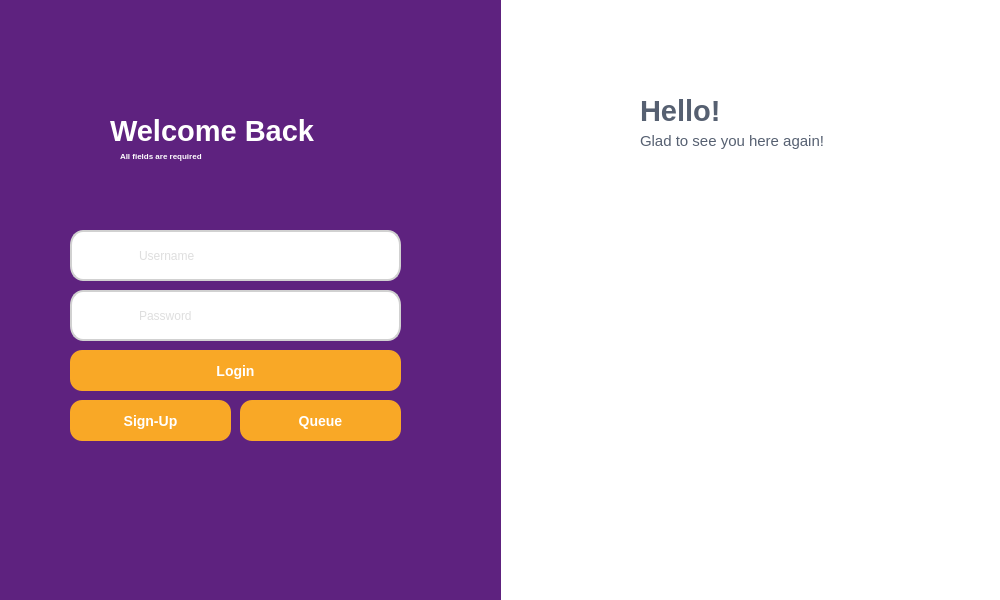
<?xml version="1.0" encoding="UTF-8"?>
<ui version="4.0">
 <class>Dialog</class>
 <widget class="QDialog" name="Dialog">
  <property name="geometry">
   <rect>
    <x>0</x>
    <y>0</y>
    <width>1000</width>
    <height>600</height>
   </rect>
  </property>
  <property name="windowTitle">
   <string>Dialog</string>
  </property>
  <property name="styleSheet">
   <string notr="true">QLabel {

background-color: rgb(94, 34, 127);
color: white;
}
QDialog {
background-color: white;
}

QLineEdit {

border:2px solid rgb(209, 209, 209);
background-color: rgb(255, 255, 255);
border-radius: bold 15px;
color: rgb(189, 189, 189);
padding-left: 65px;
}

QLineEdit:hover {
border: 1px solid rgb(85, 85, 127);
}

QPushButton {
 
	color: rgb(255, 255, 255);
	background-color: rgb(249, 168, 38);
border: 0px solid;
border-radius: 12px;
font: bold 14px;
}

QPushButton:hover {
	
	background-color: rgb(255, 215, 157);
	color: rgb(0, 0, 0);
}
</string>
  </property>
  <widget class="QLineEdit" name="email_edit">
   <property name="geometry">
    <rect>
     <x>70</x>
     <y>230</y>
     <width>331</width>
     <height>51</height>
    </rect>
   </property>
   <property name="styleSheet">
    <string notr="true"/>
   </property>
   <property name="text">
    <string/>
   </property>
   <property name="echoMode">
    <enum>QLineEdit::Normal</enum>
   </property>
   <property name="placeholderText">
    <string>Username</string>
   </property>
  </widget>
  <widget class="QLineEdit" name="Password_edit">
   <property name="geometry">
    <rect>
     <x>70</x>
     <y>290</y>
     <width>331</width>
     <height>51</height>
    </rect>
   </property>
   <property name="styleSheet">
    <string notr="true"/>
   </property>
   <property name="text">
    <string/>
   </property>
   <property name="echoMode">
    <enum>QLineEdit::Normal</enum>
   </property>
   <property name="placeholderText">
    <string>Password</string>
   </property>
  </widget>
  <widget class="QLabel" name="label_4">
   <property name="geometry">
    <rect>
     <x>90</x>
     <y>300</y>
     <width>31</width>
     <height>31</height>
    </rect>
   </property>
   <property name="styleSheet">
    <string notr="true">background-color: rgba(0,0,0,0%);</string>
   </property>
   <property name="text">
    <string/>
   </property>
   <property name="pixmap">
    <pixmap>../../img/login/password_icon.svg</pixmap>
   </property>
   <property name="scaledContents">
    <bool>true</bool>
   </property>
  </widget>
  <widget class="QPushButton" name="Login_buttn">
   <property name="geometry">
    <rect>
     <x>70</x>
     <y>350</y>
     <width>331</width>
     <height>41</height>
    </rect>
   </property>
   <property name="font">
    <font>
     <pointsize>-1</pointsize>
     <weight>75</weight>
     <italic>false</italic>
     <bold>true</bold>
    </font>
   </property>
   <property name="cursor">
    <cursorShape>PointingHandCursor</cursorShape>
   </property>
   <property name="styleSheet">
    <string notr="true"/>
   </property>
   <property name="text">
    <string>Login</string>
   </property>
  </widget>
  <widget class="QLabel" name="label_16">
   <property name="geometry">
    <rect>
     <x>110</x>
     <y>100</y>
     <width>261</width>
     <height>61</height>
    </rect>
   </property>
   <property name="font">
    <font>
     <family>Nirmala UI</family>
     <pointsize>22</pointsize>
     <weight>75</weight>
     <bold>true</bold>
    </font>
   </property>
   <property name="styleSheet">
    <string notr="true">
background-color: rgba(0,0,0,0%);
</string>
   </property>
   <property name="text">
    <string>Welcome Back</string>
   </property>
  </widget>
  <widget class="QLabel" name="label_5">
   <property name="geometry">
    <rect>
     <x>120</x>
     <y>140</y>
     <width>131</width>
     <height>31</height>
    </rect>
   </property>
   <property name="font">
    <font>
     <pointsize>6</pointsize>
     <weight>75</weight>
     <bold>true</bold>
    </font>
   </property>
   <property name="styleSheet">
    <string notr="true">
background-color: rgba(0,0,0,0%);</string>
   </property>
   <property name="text">
    <string>All fields are required</string>
   </property>
  </widget>
  <widget class="QLabel" name="label_12">
   <property name="geometry">
    <rect>
     <x>640</x>
     <y>110</y>
     <width>261</width>
     <height>61</height>
    </rect>
   </property>
   <property name="font">
    <font>
     <pointsize>11</pointsize>
     <weight>50</weight>
     <bold>false</bold>
    </font>
   </property>
   <property name="styleSheet">
    <string notr="true">color: rgb(86, 96, 113);
background-color: rgba(0,0,0,0%);</string>
   </property>
   <property name="text">
    <string>Glad to see you here again!</string>
   </property>
  </widget>
  <widget class="QPushButton" name="Queue_buttn">
   <property name="geometry">
    <rect>
     <x>240</x>
     <y>400</y>
     <width>161</width>
     <height>41</height>
    </rect>
   </property>
   <property name="font">
    <font>
     <pointsize>-1</pointsize>
     <weight>75</weight>
     <italic>false</italic>
     <bold>true</bold>
    </font>
   </property>
   <property name="cursor">
    <cursorShape>PointingHandCursor</cursorShape>
   </property>
   <property name="styleSheet">
    <string notr="true"/>
   </property>
   <property name="text">
    <string>Queue</string>
   </property>
  </widget>
  <widget class="QLabel" name="label_13">
   <property name="geometry">
    <rect>
     <x>640</x>
     <y>80</y>
     <width>111</width>
     <height>61</height>
    </rect>
   </property>
   <property name="font">
    <font>
     <pointsize>22</pointsize>
     <weight>75</weight>
     <bold>true</bold>
    </font>
   </property>
   <property name="styleSheet">
    <string notr="true">color: rgb(86, 96, 113);
background-color: rgba(0,0,0,0%);</string>
   </property>
   <property name="text">
    <string>Hello!</string>
   </property>
  </widget>
  <widget class="QLabel" name="label_7">
   <property name="geometry">
    <rect>
     <x>610</x>
     <y>30</y>
     <width>81</width>
     <height>101</height>
    </rect>
   </property>
   <property name="styleSheet">
    <string notr="true">background-color: rgba(0,0,0,0%);</string>
   </property>
   <property name="text">
    <string/>
   </property>
   <property name="pixmap">
    <pixmap>../../img/login/greetings_design.svg</pixmap>
   </property>
   <property name="scaledContents">
    <bool>true</bool>
   </property>
  </widget>
  <widget class="QPushButton" name="signup_buttn">
   <property name="geometry">
    <rect>
     <x>70</x>
     <y>400</y>
     <width>161</width>
     <height>41</height>
    </rect>
   </property>
   <property name="font">
    <font>
     <pointsize>-1</pointsize>
     <weight>75</weight>
     <italic>false</italic>
     <bold>true</bold>
    </font>
   </property>
   <property name="cursor">
    <cursorShape>PointingHandCursor</cursorShape>
   </property>
   <property name="styleSheet">
    <string notr="true"/>
   </property>
   <property name="text">
    <string>Sign-Up</string>
   </property>
  </widget>
  <widget class="QLabel" name="label_8">
   <property name="geometry">
    <rect>
     <x>450</x>
     <y>160</y>
     <width>601</width>
     <height>331</height>
    </rect>
   </property>
   <property name="styleSheet">
    <string notr="true">background-color: rgba(0,0,0,0%);</string>
   </property>
   <property name="text">
    <string/>
   </property>
   <property name="pixmap">
    <pixmap>../../img/people.svg</pixmap>
   </property>
   <property name="scaledContents">
    <bool>true</bool>
   </property>
  </widget>
  <widget class="QLabel" name="Queue_2">
   <property name="geometry">
    <rect>
     <x>-10</x>
     <y>0</y>
     <width>511</width>
     <height>601</height>
    </rect>
   </property>
   <property name="styleSheet">
    <string notr="true">QLabel {

background-color: rgb(94, 34, 127);
}</string>
   </property>
   <property name="text">
    <string/>
   </property>
  </widget>
  <widget class="QLabel" name="label_11">
   <property name="geometry">
    <rect>
     <x>100</x>
     <y>250</y>
     <width>21</width>
     <height>21</height>
    </rect>
   </property>
   <property name="styleSheet">
    <string notr="true">background-color: rgba(0,0,0,0%);</string>
   </property>
   <property name="text">
    <string/>
   </property>
   <property name="pixmap">
    <pixmap>../../img/login/username_icon.svg</pixmap>
   </property>
   <property name="scaledContents">
    <bool>true</bool>
   </property>
  </widget>
  <zorder>Queue_2</zorder>
  <zorder>email_edit</zorder>
  <zorder>Password_edit</zorder>
  <zorder>label_4</zorder>
  <zorder>Login_buttn</zorder>
  <zorder>label_16</zorder>
  <zorder>label_5</zorder>
  <zorder>Queue_buttn</zorder>
  <zorder>signup_buttn</zorder>
  <zorder>label_8</zorder>
  <zorder>label_12</zorder>
  <zorder>label_13</zorder>
  <zorder>label_7</zorder>
  <zorder>label_11</zorder>
 </widget>
 <resources/>
 <connections/>
</ui>
